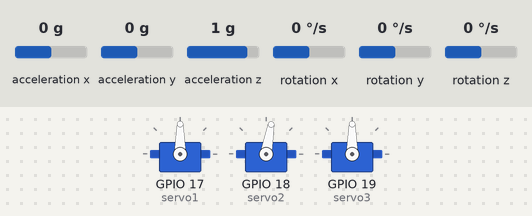
Bench run of a sketch on a simulated ESP32. Shown: 3 × servo. Wiring (inferred from the names in the program): MPU-6050 motion sensor at I2C address 0x68; MPU-6050 motion sensor at I2C address 0x69. The test bench sets the inputs (shaded band); at power-on: acceleration x 0 g, acceleration y 0 g, rotation x 0 °/s, rotation y 0 °/s, acceleration z 1 g, rotation z 0 °/s. What the sketch prints to the serial monitor is not drawn.

Above: at 2.3 s.
2.4 s: acceleration x set to -1.4 g
At 4.07 s:
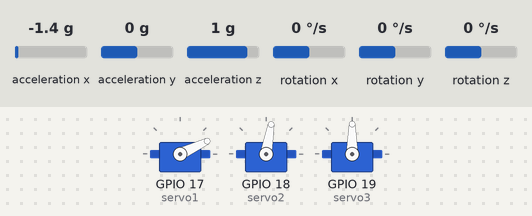
5.4 s: acceleration y set to -1.4 g
At 7.47 s:
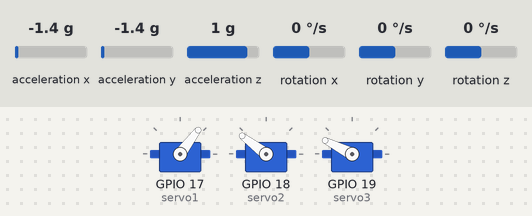
8.4 s: rotation x set to 192 °/s
11.4 s: rotation y set to -2 °/s
At 11.66 s:
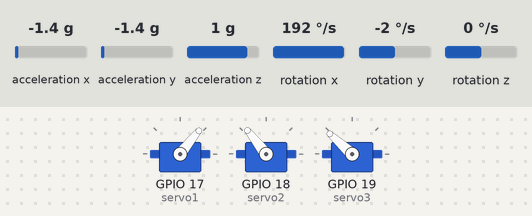
14.4 s: acceleration z set to -1.4 g
At 16.6 s:
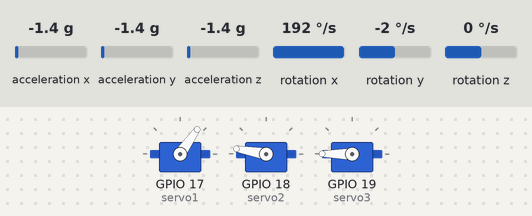
17.4 s: rotation y set to -82 °/s
20.4 s: rotation y set to -90 °/s
Timing chart, 0 to 24.4 s (numbered marks = the images above; inputs shaded):
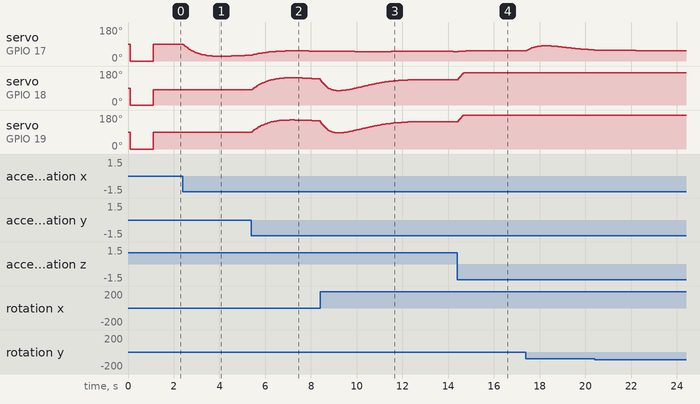

The sketch:

3Axis_esp_with_two_sensors.ino
```cpp
#include <ESP32_Servo.h>

//#include <Servo.h>
#include <PID_v1_bc.h>
#include <Kalman.h>
#include <Wire.h>

#define RESTRICT_PITCH1
#define RESTRICT_PITCH2

Kalman kalmanX1, kalmanY1; // Kalman instances for the first sensor
Kalman kalmanX2, kalmanY2; // Kalman instances for the second sensor

/* IMU Data */
double accX1, accY1, accZ1;
double gyroX1, gyroY1, gyroZ1;

double accX2, accY2, accZ2;
double gyroX2, gyroY2, gyroZ2;

Servo servo1;
Servo servo2;
Servo servo3;

double gyroXangle1, gyroYangle1; // Angle calculate using the gyro only for sensor 1
double compAngleX1, compAngleY1; // Calculated angle using a complementary filter for sensor 1
double kalAngleX1, kalAngleY1; // Calculated angle using a Kalman filter for sensor 1

double gyroXangle2, gyroYangle2; // Angle calculate using the gyro only for sensor 2
double compAngleX2, compAngleY2; // Calculated angle using a complementary filter for sensor 2
double kalAngleX2, kalAngleY2; // Calculated angle using a Kalman filter for sensor 2

uint32_t timer1, timer2;
uint8_t i2cData[14]; // Buffer for I2C data

// PID data for sensor 1
double SetpointX1, InputX1, OutputX1;
double KpX1 = 1, KiX1 = 0.00000005, KdX1 = 0.0000005;
PID PIDX1(&InputX1, &OutputX1, &SetpointX1, KpX1, KiX1, KdX1, DIRECT);

// PID data for sensor 1
double SetpointY1, InputY1, OutputY1;
double KpY1 = 1, KiY1 = 0.00000005, KdY1 = 0.0000005;
PID PIDY1(&InputY1, &OutputY1, &SetpointY1, KpY1, KiY1, KdY1, DIRECT);

// PID data for sensor 2
double SetpointX2, InputX2, OutputX2;
double KpX2 = 1, KiX2 = 0.00000005, KdX2 = 0.0000005;
PID PIDX2(&InputX2, &OutputX2, &SetpointX2, KpX2, KiX2, KdX2, DIRECT);

const uint8_t IMUAddress1 = 0x68; // Address for the first MPU6050
const uint8_t IMUAddress2 = 0x69; // Address for the second MPU6050
const uint16_t I2C_TIMEOUT = 1000; // Used to check for errors in I2C communication

void setup() {
  Serial.begin(9600);
  Wire.begin();
  servo1.attach(17);
  servo2.attach(18);
  servo3.attach(19);

#if ARDUINO >= 157
  Wire.setClock(400000UL); // Set I2C frequency to 400kHz
#else
  TWBR = ((F_CPU / 400000UL) - 16) / 2; // Set I2C frequency to 400kHz
#endif

  // Initialize the first MPU6050
  i2cData[0] = 7; // Set the sample rate to 1000Hz - 8kHz/(7+1) = 1000Hz
  i2cData[1] = 0x00; // Disable FSYNC and set 260 Hz Acc filtering, 256 Hz Gyro filtering, 8 KHz sampling
  i2cData[2] = 0x00; // Set Gyro Full Scale Range to 250deg/s
  i2cData[3] = 0x00; // Set Accelerometer Full Scale Range to 2g
  while (i2cWrite(IMUAddress1, 0x19, i2cData, 4, false)); // Write to all four registers at once
  while (i2cWrite(IMUAddress1, 0x6B, 0x01, true)); // PLL with X axis gyroscope reference and disable sleep mode

  while (i2cRead(IMUAddress1, 0x75, i2cData, 1));
  if (i2cData[0] != 0x68) { // Read "WHO_AM_I" register
    Serial.print(F("Error reading sensor 1"));
    while (1);
  }

  // Initialize the second MPU6050
  while (i2cWrite(IMUAddress2, 0x19, i2cData, 4, false)); // Write to all four registers at once
  while (i2cWrite(IMUAddress2, 0x6B, 0x01, true)); // PLL with X axis gyroscope reference and disable sleep mode

  while (i2cRead(IMUAddress2, 0x75, i2cData, 1));
  if (i2cData[0] != 0x68) { // Read "WHO_AM_I" register
    Serial.print(F("Error reading sensor 2"));
    while (1);
  }

  delay(100); // Wait for sensor to stabilize

  // Set kalman and gyro starting angle for the first sensor
  while (i2cRead(IMUAddress1, 0x3B, i2cData, 6));
  accX1 = (int16_t)((i2cData[0] << 8) | i2cData[1]);
  accY1 = (int16_t)((i2cData[2] << 8) | i2cData[3]);
  accZ1 = (int16_t)((i2cData[4] << 8) | i2cData[5]);

#ifdef RESTRICT_PITCH1 // Eq. 25 and 26
  double roll1 = atan2(accY1, accZ1) * RAD_TO_DEG;
  double pitch1 = atan(-accX1 / sqrt(accY1 * accY1 + accZ1 * accZ1)) * RAD_TO_DEG;
#else // Eq. 28 and 29
  double roll1 = atan(accY1 / sqrt(accX1 * accX1 + accZ1 * accZ1)) * RAD_TO_DEG;
  double pitch1 = atan2(-accX1, accZ1) * RAD_TO_DEG;
#endif

  kalmanX1.setAngle(roll1); // Set starting angle
  kalmanY1.setAngle(pitch1);
  gyroXangle1 = roll1;
  gyroYangle1 = pitch1;
  compAngleX1 = roll1;
  compAngleY1 = pitch1;
  timer1 = micros();

  // Set kalman and gyro starting angle for the second sensor
  while (i2cRead(IMUAddress2, 0x3B, i2cData, 6));
  accX2 = (int16_t)((i2cData[0] << 8) | i2cData[1]);
  accY2 = (int16_t)((i2cData[2] << 8) | i2cData[3]);
  accZ2 = (int16_t)((i2cData[4] << 8) | i2cData[5]);

#ifdef RESTRICT_PITCH2 // Eq. 25 and 26
  double roll2 = atan2(accY2, accZ2) * RAD_TO_DEG;
  double pitch2 = atan(-accX2 / sqrt(accY2 * accY2 + accZ2 * accZ2)) * RAD_TO_DEG;
#else // Eq. 28 and 29
  double roll2 = atan(accY2 / sqrt(accX2 * accX2 + accZ2 * accZ2)) * RAD_TO_DEG;
  double pitch2 = atan2(-accX2, accZ2) * RAD_TO_DEG;
#endif

  kalmanX2.setAngle(roll2); // Set starting angle
  kalmanY2.setAngle(pitch2);
  gyroXangle2 = roll2;
  gyroYangle2 = pitch2;
  compAngleX2 = roll2;
  compAngleY2 = pitch2;
  timer2 = micros();

  // The desired value
  SetpointX1 = 90;
  SetpointY1 = 90;

  SetpointX2 = 90;

  servo1.write(0);
  servo2.write(0);
  servo3.write(0);

  // Turn the PID
  PIDX1.SetMode(AUTOMATIC);
  PIDY1.SetMode(AUTOMATIC);
  PIDX2.SetMode(AUTOMATIC);

  PIDX1.SetSampleTime(1);
  PIDY1.SetSampleTime(1);
  PIDX2.SetSampleTime(1);

  PIDX1.SetOutputLimits(0, 180);
  PIDY1.SetOutputLimits(0, 180);
  PIDX2.SetOutputLimits(0, 180);

  delay(1000);
}

void loop() {
  // Read all the values from the MPU6050 sensor, calculates the angles and filters them
  mpuKalman1();
  mpuKalman2();


   // The desired value
  SetpointX1 = 80;
  SetpointY1 = 90;
  SetpointX2 = 90;


  InputX1 = kalAngleX1;
  InputY1 = kalAngleY1;
  InputX2 = kalAngleX2;

  if(InputX1 < -90.0 ) {
    InputX1 = -90.0 ;
  } else if (InputX1 > 90.0) {
    InputX1 = 90.0 ;
  }

  if(InputY1 < -90.0 ) {
    InputY1 = -90.0 ;
  } else if (InputY1 > 90.0) {
    InputY1 = 90.0 ;
  }
  if(InputX2 < -90.0 ) {
    InputX2 = -90.0 ;
  } else if (InputX2 > 90.0) {
    InputX2 = 90.0 ;
  }

  //Compute the Output
  PIDX1.Compute();
  PIDY1.Compute();
  PIDX2.Compute();

  servo1.write(OutputY1);
  servo2.write(OutputX1);
  servo3.write(OutputX2);


  /* Print Data */

  Serial.print(InputX1);
  Serial.print("\t");
  Serial.print(OutputX1);
  Serial.print("\t");
  Serial.print(InputY1);
  Serial.print("\t");
  Serial.print(SetpointY1);
  Serial.print("\t");
  Serial.print(InputX2);
  Serial.print("\t");
  Serial.print(OutputX2);
  Serial.print("\t");


}

void mpuKalman1() {
  /* Update all the values */
  uint32_t startTime = millis();
  while (i2cRead(IMUAddress1, 0x3B, i2cData, 14)) {
    if (millis() - startTime > I2C_TIMEOUT) {
      Serial.println(F("mpuKalman1: I2C read timeout"));
      return; // Exit the function if the read times out
    }
  }
  accX1 = (int16_t)((i2cData[0] << 8) | i2cData[1]);
  accY1 = (int16_t)((i2cData[2] << 8) | i2cData[3]);
  accZ1 = (int16_t)((i2cData[4] << 8) | i2cData[5]);
  gyroX1 = (int16_t)((i2cData[8] << 8) | i2cData[9]);
  gyroY1 = (int16_t)((i2cData[10] << 8) | i2cData[11]);
  gyroZ1 = (int16_t)((i2cData[12] << 8) | i2cData[13]);

  double dt = (double)(micros() - timer1) / 1000000; // Calculate delta time
  timer1 = micros();


  // It is then converted from radians to degrees
#ifdef RESTRICT_PITCH1
  double roll1  = atan2(accY1, accZ1) * RAD_TO_DEG;
  double pitch1 = atan(-accX1 / sqrt(accY1 * accY1 + accZ1 * accZ1)) * RAD_TO_DEG;
#else // Eq. 28 and 29
  double roll1  = atan(accY1 / sqrt(accX1 * accX1 + accZ1 * accZ1)) * RAD_TO_DEG;
  double pitch1 = atan2(-accX1, accZ1) * RAD_TO_DEG;
#endif

  double gyroXrate1 = gyroX1 / 131.0; // Convert to deg/s
  double gyroYrate1 = gyroY1 / 131.0; // Convert to deg/s

#ifdef RESTRICT_PITCH
  // This fixes the transition problem when the accelerometer angle jumps between -180 and 180 degrees
  if ((roll1 < -90 && kalAngleX1 > 90) || (roll1 > 90 && kalAngleX1 < -90)) {
    kalmanX1.setAngle(roll1);
    compAngleX1 = roll1;
    kalAngleX1 = roll1;
    gyroXangle1 = roll1;
  } else
    kalAngleX1 = kalmanX1.getAngle(roll1, gyroXrate1, dt); // Calculate the angle using a Kalman filter

  if (abs(kalAngleX1) > 90)
    gyroYrate = -gyroYrate; // Invert rate, so it fits the restriced accelerometer reading
  kalAngleY1 = kalmanY1.getAngle(pitch1, gyroYrate, dt);
#else
  // This fixes the transition problem when the accelerometer angle jumps between -180 and 180 degrees
  if ((pitch1 < -90 && kalAngleY1 > 90) || (pitch1 > 90 && kalAngleY1 < -90)) {
    kalmanY1.setAngle(pitch1);
    compAngleY1 = pitch1;
    kalAngleY1 = pitch1;
    gyroYangle1 = pitch1;
  } else
    kalAngleY1 = kalmanY1.getAngle(pitch1, gyroYrate1, dt); // Calculate the angle using a Kalman filter

  if (abs(kalAngleY1) > 90)
    gyroXrate1 = -gyroXrate1; // Invert rate, so it fits the restriced accelerometer reading
  kalAngleX1 = kalmanX1.getAngle(roll1, gyroXrate1, dt); // Calculate the angle using a Kalman filter
#endif

  gyroXangle1 += gyroXrate1 * dt; // Calculate gyro angle without any filter
  gyroYangle1 += gyroYrate1 * dt;
  //gyroXangle += kalmanX.getRate() * dt; // Calculate gyro angle using the unbiased rate
  //gyroYangle += kalmanY.getRate() * dt;

  compAngleX1 = 0.93 * (compAngleX1 + gyroXrate1 * dt) + 0.07 * roll1; // Calculate the angle using a Complimentary filter
  compAngleY1 = 0.93 * (compAngleY1 + gyroYrate1 * dt) + 0.07 * pitch1;

  // Reset the gyro angle when it has drifted too much
  if (gyroXangle1 < -180 || gyroXangle1 > 180)
    gyroXangle1 = kalAngleX1;
  if (gyroYangle1 < -180 || gyroYangle1 > 180)
    gyroYangle1 = kalAngleY1;

}

void mpuKalman2() {
  /* Update all the values */
  uint32_t startTime = millis();
  while (i2cRead(IMUAddress2, 0x3B, i2cData, 14)) {
    if (millis() - startTime > I2C_TIMEOUT) {
      Serial.println(F("mpuKalman2: I2C read timeout"));
      return; // Exit the function if the read times out
    }
  }
  accX2 = (int16_t)((i2cData[0] << 8) | i2cData[1]);
  accY2 = (int16_t)((i2cData[2] << 8) | i2cData[3]);
  accZ2 = (int16_t)((i2cData[4] << 8) | i2cData[5]);
  gyroX2 = (int16_t)((i2cData[8] << 8) | i2cData[9]);
  gyroY2 = (int16_t)((i2cData[10] << 8) | i2cData[11]);
  gyroZ2 = (int16_t)((i2cData[12] << 8) | i2cData[13]);
  double dt = (double)(micros() - timer2) / 1000000; // Calculate delta time
  timer2 = micros();

  // It is then converted from radians to degrees
#ifdef RESTRICT_PITCH2
  double roll2  = atan2(accY2, accZ2) * RAD_TO_DEG;
  double pitch2 = atan(-accX2 / sqrt(accY2 * accY2 + accZ2 * accZ2)) * RAD_TO_DEG;
#else // Eq. 28 and 29
  double roll2  = atan(accY2 / sqrt(accX2 * accX2 + accZ2 * accZ2)) * RAD_TO_DEG;
  double pitch2 = atan2(-accX2, accZ2) * RAD_TO_DEG;
#endif

  double gyroXrate2 = gyroX2 / 131.0; // Convert to deg/s
  double gyroYrate2 = gyroY2 / 131.0; // Convert to deg/s

#ifdef RESTRICT_PITCH2
  // This fixes the transition problem when the accelerometer angle jumps between -180 and 180 degrees
  if ((roll2 < -90 && kalAngleX2 > 90) || (roll2 > 90 && kalAngleX2 < -90)) {
    kalmanX2.setAngle(roll2);
    compAngleX2 = roll2;
    kalAngleX2 = roll2;
    gyroXangle2 = roll2;
  } else
    kalAngleX2 = kalmanX2.getAngle(roll2, gyroXrate2, dt); // Calculate the angle using a Kalman filter

  if (abs(kalAngleX2) > 90)
    gyroYrate2 = -gyroYrate2; // Invert rate, so it fits the restricted accelerometer reading
  kalAngleY2 = kalmanY2.getAngle(pitch2, gyroYrate2, dt);
#else
  // This fixes the transition problem when the accelerometer angle jumps between -180 and 180 degrees
  if ((pitch2 < -90 && kalAngleY2 > 90) || (pitch2 > 90 && kalAngleY2 < -90)) {
    kalmanY2.setAngle(pitch2);
    compAngleY2 = pitch2;
    kalAngleY2 = pitch2;
    gyroYangle2 = pitch2;
  } else
    kalAngleY2 = kalmanY2.getAngle(pitch2, gyroYrate2, dt); // Calculate the angle using a Kalman filter

  if (abs(kalAngleY2) > 90)
    gyroXrate2 = -gyroXrate2; // Invert rate, so it fits the restricted accelerometer reading
  kalAngleX2 = kalmanX2.getAngle(roll2, gyroXrate2, dt); // Calculate the angle using a Kalman filter
#endif

  gyroXangle2 += gyroXrate2 * dt; // Calculate gyro angle without any filter
  gyroYangle2 += gyroYrate2 * dt;
  //gyroXangle += kalmanX.getRate() * dt; // Calculate gyro angle using the unbiased rate
  //gyroYangle += kalmanY.getRate() * dt;

  compAngleX2 = 0.93 * (compAngleX2 + gyroXrate2 * dt) + 0.07 * roll2; // Calculate the angle using a Complimentary filter
  compAngleY2 = 0.93 * (compAngleY2 + gyroYrate2 * dt) + 0.07 * pitch2;

  // Reset the gyro angle when it has drifted too much
  if (gyroXangle2 < -180 || gyroXangle2 > 180)
    gyroXangle2 = kalAngleX2;
  if (gyroYangle2 < -180 || gyroYangle2 > 180)
    gyroYangle2 = kalAngleY2;
}


// i2cWrite function to accept IMUAddress
uint8_t i2cWrite(uint8_t IMUAddress, uint8_t registerAddress, uint8_t data, bool sendStop) {
  return i2cWrite(IMUAddress, registerAddress, &data, 1, sendStop); // Returns 0 on success
}

// i2cWrite function to accept IMUAddress
uint8_t i2cWrite(uint8_t IMUAddress, uint8_t registerAddress, uint8_t *data, uint8_t length, bool sendStop) {
  Wire.beginTransmission(IMUAddress);
  Wire.write(registerAddress);
  Wire.write(data, length);
  uint8_t rcode = Wire.endTransmission(sendStop); // Returns 0 on success
  if (rcode != 0) {
    Serial.print(F("i2cWrite failed: "));
    Serial.println(rcode);
  }
  return rcode; // See: http://arduino.cc/en/Reference/WireEndTransmission
}

// i2cRead function to accept IMUAddress
uint8_t i2cRead(uint8_t IMUAddress, uint8_t registerAddress, uint8_t *data, uint8_t nbytes) {
  Wire.beginTransmission(IMUAddress);
  Wire.write(registerAddress);
  uint8_t rcode = Wire.endTransmission(false); // Don't release the bus
  if (rcode != 0) {
    Serial.print(F("i2cRead failed: "));
    Serial.println(rcode);
    return rcode;
  }
  Wire.requestFrom(IMUAddress, nbytes, (uint8_t)true); // Send a repeated start and then release the bus after reading
  uint32_t timeOutTimer = millis(); // Initialize the timeout timer
  for (uint8_t i = 0; i < nbytes; i++) {
    while (Wire.available() == 0) {
      if ((millis() - timeOutTimer) > I2C_TIMEOUT) {
        Serial.println(F("i2cRead timeout"));
        return 5; // This error value is not already taken by endTransmission
      }
    }
    data[i] = Wire.read();
  }
  return 0; // Success
}
```

Measured:
- the behaviour switches between 0 and -1 °/s on rotation y (found by bisection; images 2 and 3)
- after the input at 5.4 s, servo on GPIO 18 (servo2): rises from 80° to 144° in 1.7 s, then falls to 139° in 1.2 s; servo on GPIO 19 (servo3): rises from 90° to 154° in 1.7 s, then falls to 149° in 1.2 s
- after the input at 11.4 s, servo on GPIO 17 (servo1): 50° → 51° after 0.12 s, → 50° 2.7 s later
- after the input at 14.4 s, servo on GPIO 17 (servo1): moves from 50° to 55° over 1.0 s, starting at once
